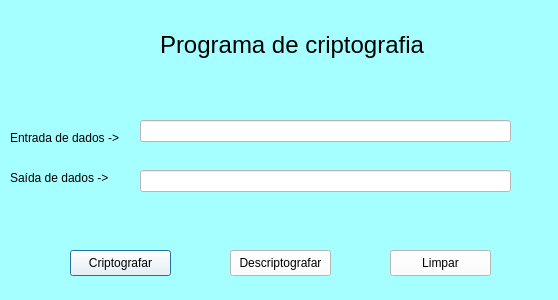
<?xml version="1.0" encoding="UTF-8"?>
<ui version="4.0">
 <class>Dialog</class>
 <widget class="QDialog" name="Dialog">
  <property name="geometry">
   <rect>
    <x>0</x>
    <y>0</y>
    <width>558</width>
    <height>300</height>
   </rect>
  </property>
  <property name="windowTitle">
   <string>Dialog</string>
  </property>
  <property name="styleSheet">
   <string notr="true">background-color: rgb(255, 255, 255);
background-color: rgb(165, 255, 255);</string>
  </property>
  <widget class="QPushButton" name="botao2">
   <property name="geometry">
    <rect>
     <x>70</x>
     <y>250</y>
     <width>101</width>
     <height>26</height>
    </rect>
   </property>
   <property name="styleSheet">
    <string notr="true">background-color: rgb(255, 255, 255);</string>
   </property>
   <property name="text">
    <string>Criptografar</string>
   </property>
  </widget>
  <widget class="QLineEdit" name="entrada">
   <property name="geometry">
    <rect>
     <x>140</x>
     <y>120</y>
     <width>371</width>
     <height>22</height>
    </rect>
   </property>
   <property name="styleSheet">
    <string notr="true">background-color: rgb(255, 255, 255);</string>
   </property>
  </widget>
  <widget class="QLabel" name="titulo">
   <property name="geometry">
    <rect>
     <x>160</x>
     <y>30</y>
     <width>281</width>
     <height>31</height>
    </rect>
   </property>
   <property name="text">
    <string>&lt;html&gt;&lt;head/&gt;&lt;body&gt;&lt;p&gt;&lt;span style=&quot; font-size:18pt;&quot;&gt;Programa de criptografia &lt;/span&gt;&lt;/p&gt;&lt;/body&gt;&lt;/html&gt;</string>
   </property>
  </widget>
  <widget class="QLabel" name="labelEntrada">
   <property name="geometry">
    <rect>
     <x>10</x>
     <y>130</y>
     <width>121</width>
     <height>16</height>
    </rect>
   </property>
   <property name="text">
    <string>Entrada de dados -&gt;</string>
   </property>
  </widget>
  <widget class="QPushButton" name="botao1">
   <property name="geometry">
    <rect>
     <x>230</x>
     <y>250</y>
     <width>101</width>
     <height>26</height>
    </rect>
   </property>
   <property name="styleSheet">
    <string notr="true">background-color: rgb(255, 255, 255);</string>
   </property>
   <property name="text">
    <string>Descriptografar</string>
   </property>
  </widget>
  <widget class="QLineEdit" name="entrada_2">
   <property name="enabled">
    <bool>true</bool>
   </property>
   <property name="geometry">
    <rect>
     <x>140</x>
     <y>170</y>
     <width>371</width>
     <height>22</height>
    </rect>
   </property>
   <property name="styleSheet">
    <string notr="true">background-color: rgb(255, 255, 255);</string>
   </property>
  </widget>
  <widget class="QLabel" name="labelEntrada_2">
   <property name="geometry">
    <rect>
     <x>10</x>
     <y>170</y>
     <width>121</width>
     <height>16</height>
    </rect>
   </property>
   <property name="text">
    <string>Saída de dados -&gt;</string>
   </property>
  </widget>
  <widget class="QPushButton" name="botao3">
   <property name="geometry">
    <rect>
     <x>390</x>
     <y>250</y>
     <width>101</width>
     <height>26</height>
    </rect>
   </property>
   <property name="styleSheet">
    <string notr="true">background-color: rgb(255, 255, 255);</string>
   </property>
   <property name="text">
    <string>Limpar</string>
   </property>
  </widget>
 </widget>
 <resources/>
 <connections/>
</ui>
